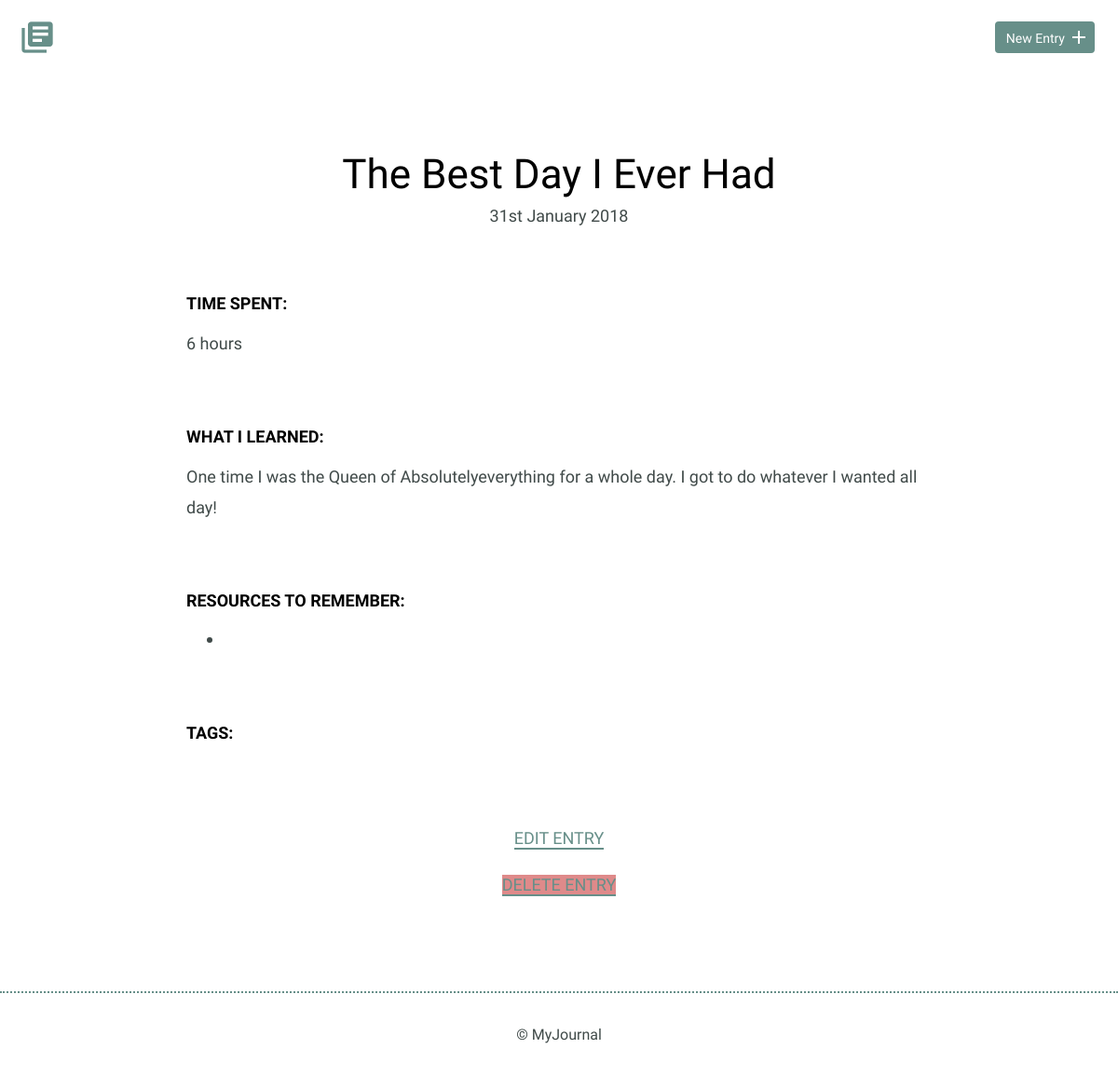
The app's page /detail.php?id=1, older data.
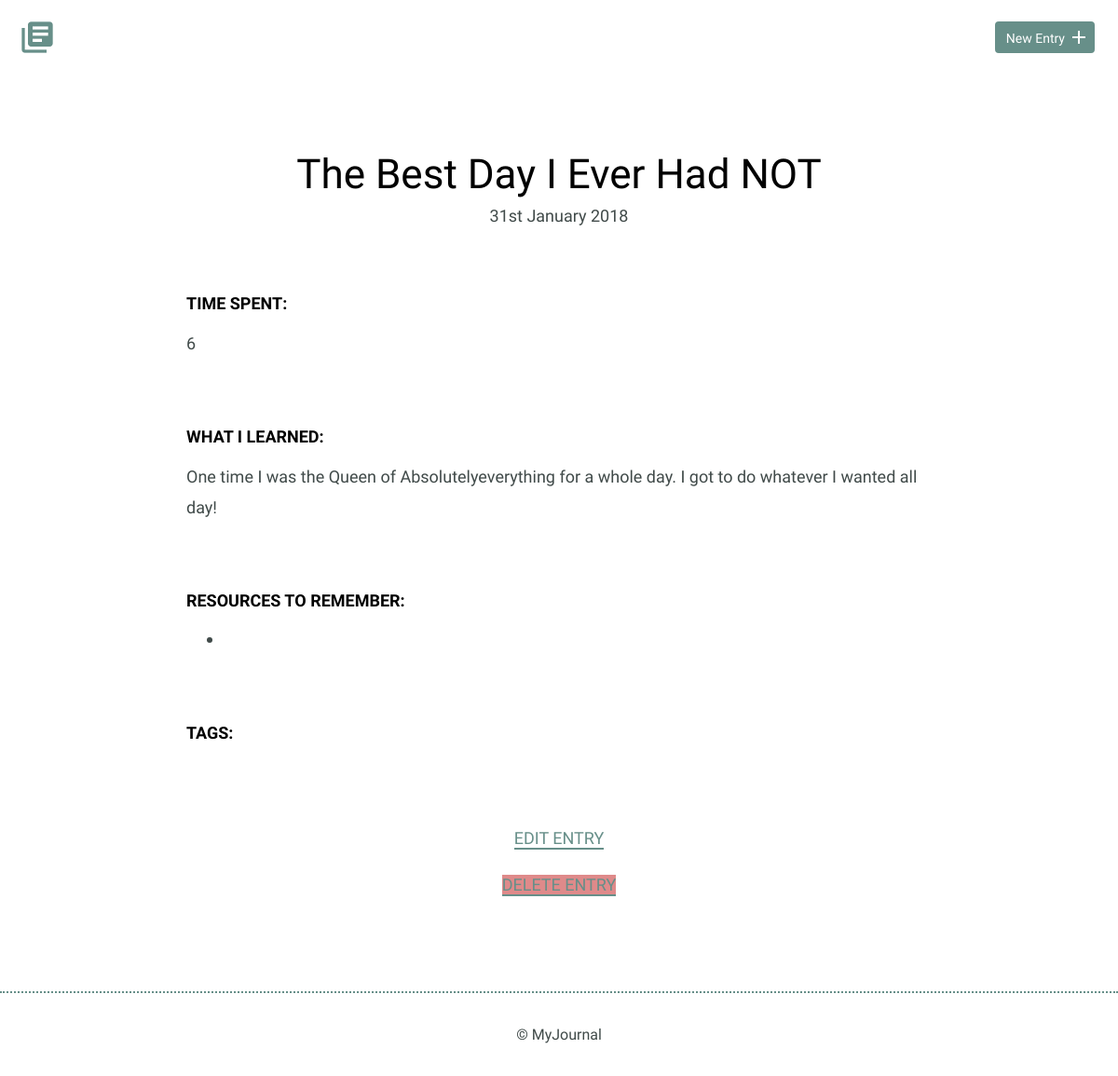
The same page, newer data.
### tables this page shows
CREATE TABLE "entries" (
	`id`	INTEGER,
	`title`	TEXT,
	`date`	TEXT,
	`time_spent`	INTEGER,
	`learned`	BLOB,
	`resources`	BLOB, "tags",
	PRIMARY KEY(`id`)
);

### inc/functions.php (called while the page is built, shortened)
<?php
function get_entry($id)
{
    include('connection.php');
    $sql = "SELECT * FROM entries WHERE id=$id";
    try {
        $results = $db->prepare($sql);
        $results->execute();
    } catch (Exception $e) {
        echo "Error!: " . $e->getMessage() . "<br />";
        return false;
    }
    return $results->fetchAll(PDO::FETCH_ASSOC);
}

### detail.php (the view, shortened to what this page needs)
<?php
include("inc/header.php");
$id_to_render = intval($_GET['id']);
$entry_to_render = get_entry($id_to_render);
?>
<section>
    <div class="container">
        <div class="entry-list single">
            <article>
                <?php
                $date = new DateTime($entry_to_render[0]['date']);
                ?>
                <h1><?php echo $entry_to_render[0]['title']; ?></h1>
                <time datetime="<?php echo $entry_to_render[0]['date']; ?>">
                    <?php
                    echo $date->format('jS F Y');
                    ?>
                </time>
                <div class="entry">
                    <h3>Time Spent: </h3>
                    <p><?php
                        echo $entry_to_render[0]['time_spent'];
                        ?></p>
                </div>
                <div class="entry">
                    <h3>What I Learned:</h3>
                    <p>
                        <?php
                        echo $entry_to_render[0]['learned'];
                        ?>
                    </p>
                </div>
                <div class="entry">
                    <h3>Resources to Remember:</h3>
                    <ul>
                        <li>
                        </li>
                    </ul>
                </div>
                <div class="entry">
                    <h3>Tags:</h3>
                </div>
            </article>
        </div>
    </div>
    <div class="edit">
        <p><a href="edit.php?id=<?php echo $id_to_render; ?>">Edit Entry</a></p>
        <p><a id="delete-button" href="delete.php?id=<?php echo $id_to_render; ?>">Delete Entry</a></p>
    </div>
</section>
<?php
include("inc/footer.php");
?>

Row changes from the older to the newer data that the page shows:
changed entries: title "The Best Day I Ever Had" → "The Best Day I Ever Had NOT"; time_spent "6 hours" → "6"
